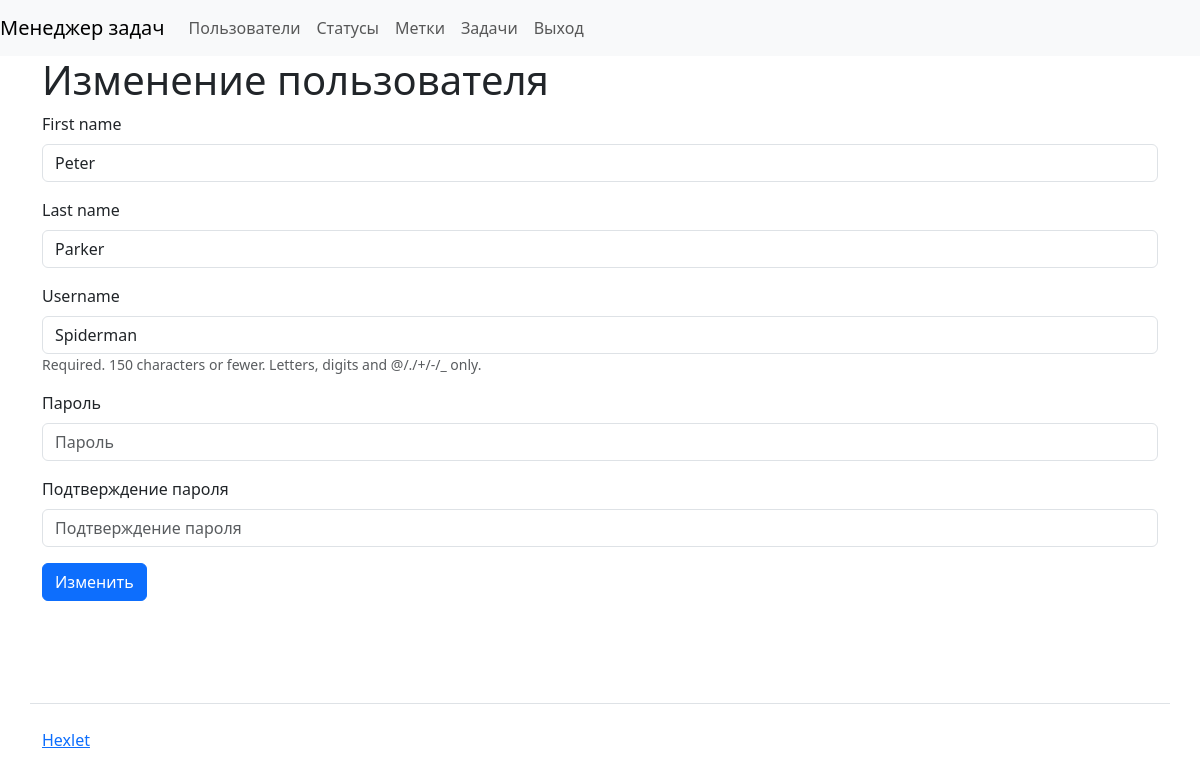
Screenshot of /users/8/update/ (signed in) with the database file from the repository.
### task_manager/users/models.py (models this page shows)
class CustomUser(AbstractUser):
    def __str__(self):
        return self.get_full_name()

### task_manager/users/views.py (the view)
# urls.py: path('<int:pk>/update/', views.UpdateUser.as_view(), name="update_user"),
class UpdateUser(CustomLoginRequiredMixin,
                 CustomUserPassesTestMixin,
                 SuccessMessageMixin,
                 UpdateView):
    login_url = '/login/'
    login_required_message = _('You are not authorized! Please, log in.')
    model = CustomUser
    template_name = 'users/form.html'
    form_class = UserUpdateForm
    pk_url_kwarg = 'pk'
    success_url = reverse_lazy(USERS)
    success_message = _('You profile been updated!')
    extra_context = {
        'title': _('User update'),
        'button_value': _('Update')
    }
    my_perm_denied_url_string = USERS
    permission_denied_message = _("You have no permission to change other user")

### task_manager/users/forms.py (shortened to what this page needs)
class UserUpdateForm(forms.ModelForm):
    password1 = forms.CharField(label=_("Password"), widget=forms.PasswordInput)
    password2 = forms.CharField(
        label=_("Password confirmation"), widget=forms.PasswordInput
    )
    class Meta:
        model = CustomUser
        fields = ['first_name',
                  'last_name',
                  'username',
                  'password1',
                  'password2']

### task_manager/users/mixins.py (called while the page is built)
    def dispatch(self, request, *args, **kwargs):
        if not self.request.user.is_authenticated:
            return redirect_to_login(
                self.request.get_full_path(),
                self.get_login_url(),
                self.get_redirect_field_name()
            )
        return super().dispatch(request, *args, **kwargs)

    def test_func(self):
        obj = self.get_object()
        return obj.pk == self.request.user.pk

    def get_test_func(self):
        return self.test_func

    def dispatch(self, request, *args, **kwargs):
        user_test_result = self.get_test_func()()
        if not user_test_result:
            return self.handle_no_permission()
        return super().dispatch(request, *args, **kwargs)

### task_manager/users/templates/users/form.html (shortened to what this page needs)
{% extends 'base.html' %}
{% load django_bootstrap5 %}
{% load i18n %}
{% block content %}
<h1>{{ title }}</h1>
<form method="post">
    {% bootstrap_form form %}
    {% bootstrap_button button_value button_type="submit" button_class="btn-primary" %}
</form>
{% endblock %}

### rows the page displays
CustomUser: first_name "Peter", last_name "Parker", username "Spiderman"

### other values shown
{{ title }} "Изменение пользователя"
